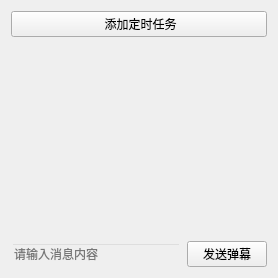
      <widget class="QWidget" name="tab_3">
       <attribute name="title">
        <string>定时</string>
       </attribute>
       <layout class="QVBoxLayout" name="verticalLayout_4">
        <item>
         <widget class="QPushButton" name="addTaskButton">
          <property name="text">
           <string> 添加定时任务</string>
          </property>
         </widget>
        </item>
        <item>
         <widget class="QListWidget" name="taskListWidget">
          <property name="contextMenuPolicy">
           <enum>Qt::CustomContextMenu</enum>
          </property>
          <property name="styleSheet">
           <string notr="true">QListWidget
{
	background: transparent;
}</string>
          </property>
          <property name="selectionMode">
           <enum>QAbstractItemView::NoSelection</enum>
          </property>
          <property name="verticalScrollMode">
           <enum>QAbstractItemView::ScrollPerPixel</enum>
          </property>
          <property name="horizontalScrollMode">
           <enum>QAbstractItemView::ScrollPerPixel</enum>
          </property>
         </widget>
        </item>
        <item>
         <layout class="QHBoxLayout" name="horizontalLayout_8">
          <property name="topMargin">
           <number>0</number>
          </property>
          <item>
           <widget class="QLineEdit" name="SendMsgEdit">
            <property name="styleSheet">
             <string notr="true">QLineEdit
{
	background: transparent;
}</string>
            </property>
            <property name="placeholderText">
             <string>请输入消息内容</string>
            </property>
           </widget>
          </item>
          <item>
           <widget class="QPushButton" name="SendMsgButton">
            <property name="text">
             <string>发送弹幕</string>
            </property>
           </widget>
          </item>
         </layout>
        </item>
       </layout>
      </widget>
